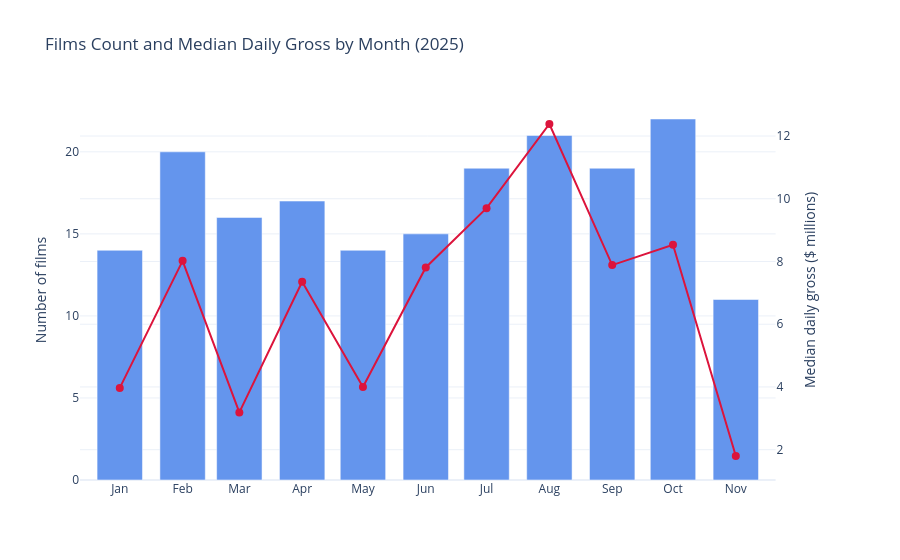

The code cell stored with this chart in its notebook:
### Code cell
# Plot
bar_px = px.bar(
    month_stats,
    x="month",
    y="num_films",
    labels={"month": "Month", "num_films": "Number of films"},
    color_discrete_sequence=["cornflowerblue"],
)

line_px = px.line(
    month_stats,
    x="month",
    y="median_M",
    markers=True,
    labels={"median_M": "Median daily gross ($ millions)"},
    color_discrete_sequence=["crimson"],
)

# Subplot
fig = make_subplots(specs=[[{"secondary_y": True}]])

for trace in bar_px.data:
    # show month label once in unified hover
    trace.update(
        hovertemplate="Number of films: %{y}<extra></extra>"
    )
    fig.add_trace(trace, secondary_y=False)

# Add line traces from px (median gross)
for trace in line_px.data:
    trace.update(
        hovertemplate="Median daily gross: %{y:.2f}M<extra></extra>",
        line=dict(width=2),
        marker=dict(size=8)
    )
    fig.add_trace(trace, secondary_y=True)


fig.update_layout(
    title="Films Count and Median Daily Gross by Month (2025)",
    template="plotly_white",
    hovermode="x unified"
)

fig.update_xaxes(
    tickformat="%b",
    tickmode="array",
    tickvals=month_stats["month"],
    ticktext=month_stats["month_label"]
)

fig.update_yaxes(title_text="Number of films", secondary_y=False)
fig.update_yaxes(title_text="Median daily gross ($ millions)", secondary_y=True)

fig.show()

### Figure 1 — Plotly figure (JSON) as saved in the notebook; plotly's stock layout.template omitted (floating-point values rounded to 4 significant figures)
{"data": [{"hovertemplate": "Number of films: %{y}<extra></extra>", "legendgroup": "", "marker": {"color": "cornflowerblue", "pattern": {"shape": ""}}, "name": "", "orientation": "v", "showlegend": false, "textposition": "auto", "type": "bar", "x": ["2025-01-01T00:00:00.000000000", "2025-02-01T00:00:00.000000000", "2025-03-01T00:00:00.000000000", "2025-04-01T00:00:00.000000000", "2025-05-01T00:00:00.000000000", "2025-06-01T00:00:00.000000000", "2025-07-01T00:00:00.000000000", "2025-08-01T00:00:00.000000000", "2025-09-01T00:00:00.000000000", "2025-10-01T00:00:00.000000000", "2025-11-01T00:00:00.000000000"], "xaxis": "x", "y": [14, 20, 16, 17, 14, 15, 19, 21, 19, 22, 11], "yaxis": "y"}, {"hovertemplate": "Median daily gross: %{y:.2f}M<extra></extra>", "legendgroup": "", "line": {"color": "crimson", "dash": "solid", "width": 2}, "marker": {"size": 8, "symbol": "circle"}, "mode": "lines+markers", "name": "", "orientation": "v", "showlegend": false, "type": "scatter", "x": ["2025-01-01T00:00:00.000000000", "2025-02-01T00:00:00.000000000", "2025-03-01T00:00:00.000000000", "2025-04-01T00:00:00.000000000", "2025-05-01T00:00:00.000000000", "2025-06-01T00:00:00.000000000", "2025-07-01T00:00:00.000000000", "2025-08-01T00:00:00.000000000", "2025-09-01T00:00:00.000000000", "2025-10-01T00:00:00.000000000", "2025-11-01T00:00:00.000000000"], "xaxis": "x", "y": [3.97, 8.02, 3.188, 7.355, 3.998, 7.811, 9.699, 12.38, 7.884, 8.53, 1.799], "yaxis": "y2"}], "layout": {"hovermode": "x unified", "title": {"text": "Films Count and Median Daily Gross by Month (2025)"}, "xaxis": {"anchor": "y", "domain": [0, 0.94], "tickformat": "%b", "tickmode": "array", "ticktext": ["Jan", "Feb", "Mar", "Apr", "May", "Jun", "Jul", "Aug", "Sep", "Oct", "Nov"], "tickvals": ["2025-01-01T00:00:00.000000000", "2025-02-01T00:00:00.000000000", "2025-03-01T00:00:00.000000000", "2025-04-01T00:00:00.000000000", "2025-05-01T00:00:00.000000000", "2025-06-01T00:00:00.000000000", "2025-07-01T00:00:00.000000000", "2025-08-01T00:00:00.000000000", "2025-09-01T00:00:00.000000000", "2025-10-01T00:00:00.000000000", "2025-11-01T00:00:00.000000000"]}, "yaxis": {"anchor": "x", "domain": [0, 1], "title": {"text": "Number of films"}}, "yaxis2": {"anchor": "x", "overlaying": "y", "side": "right", "title": {"text": "Median daily gross ($ millions)"}}}}
